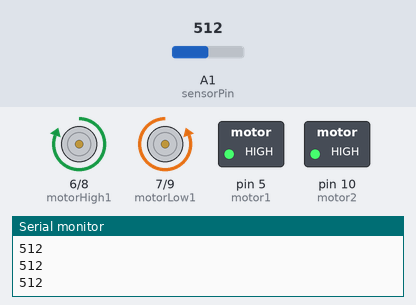
This sketch was run on a simulated Arduino Uno, built with avr-gcc and run on an emulated ATmega328P. On the bench: motor-driver pin pairs drawn as motors (green arrow = first pin HIGH = forward, orange = second pin HIGH = backward, longer = more drive), switched loads named in the sketch (green lamp = pin HIGH), the last lines printed to the serial monitor. The inputs (shaded band) are chosen by the test bench; at power-on: A1 (sensorPin) = 512.

Above: at 1.2 s.
1.3 s: A1 (sensorPin) set to 290
At 2.5 s:
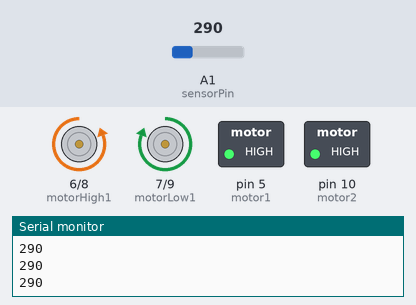
2.8 s: A1 (sensorPin) set to 306
At 3.8 s:
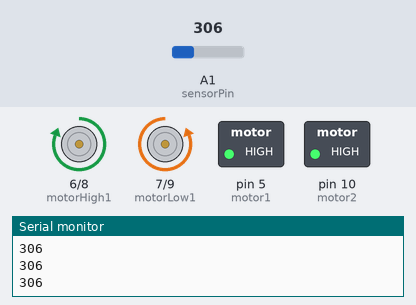
4.3 s: A1 (sensorPin) set to 122
At 4.9 s:
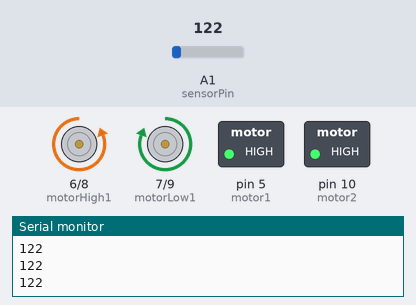
Timing chart, 0 to 7.3 s (numbered marks = the images above; inputs shaded):
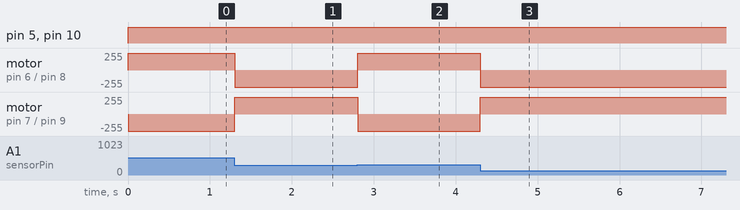

Measured:
- after the input at 1.3 s, motor on pin 6 (motorHigh1) / pin 8 (motorHigh2): forward 255/255 → backward 255/255 at once; motor on pin 7 (motorLow1) / pin 9 (motorLow2): backward 255/255 → forward 255/255 at once
- after the input at 2.8 s, motor on pin 6 (motorHigh1) / pin 8 (motorHigh2): backward 255/255 → forward 255/255 at once; motor on pin 7 (motorLow1) / pin 9 (motorLow2): forward 255/255 → backward 255/255 at once
- after the input at 4.3 s, motor on pin 6 (motorHigh1) / pin 8 (motorHigh2): forward 255/255 → backward 255/255 at once; motor on pin 7 (motorLow1) / pin 9 (motorLow2): backward 255/255 → forward 255/255 at once

The sketch:

Flex_with_Motors.ino
```cpp
// These constants won't change:
const int sensorPin = A1;    // pin that the sensor is attached to
const int motor1 = 5;     // pin that motor 1's low is attached to
const int motorHigh1 = 6;    // pin that motor 1's high is attached to
const int motorLow1 = 7;        // pin that motor 1's enable is attached to
const int motorHigh2 = 8;        // pin that motor 2's enable is attached to
const int motorLow2 = 9;     // pin that motor 2's low is attached to
const int motor2 = 10;    // pin that motor 2's high is attached to

void setup() {
  // turn on LED to signal the start of the calibration period:
  pinMode(5, OUTPUT);
  pinMode(6, OUTPUT);
  pinMode(7, OUTPUT);
  pinMode(8, OUTPUT);
  pinMode(9, OUTPUT);
  pinMode(10, OUTPUT);

  Serial.begin(9600);
}

void loop() {
  // read the sensor:
  int analogValue = analogRead(sensorPin);
  if(analogValue>300){
    digitalWrite(motorLow1,LOW);
    digitalWrite(motorHigh1,HIGH);
    digitalWrite(motor1,HIGH);
  }else{
    digitalWrite(motorLow1,HIGH);
    digitalWrite(motorHigh1,LOW);
    digitalWrite(motor1,HIGH);
  }


  if(analogValue<300){
     digitalWrite(motorLow2,LOW);
     digitalWrite(motorHigh2,HIGH);
     digitalWrite(motor2,HIGH);
  }else{
     digitalWrite(motorLow2,HIGH);
     digitalWrite(motorHigh2,LOW);
     digitalWrite(motor2,HIGH);
  }
  // fade the LED using the calibrated value:
  Serial.println(analogValue);
}
```
